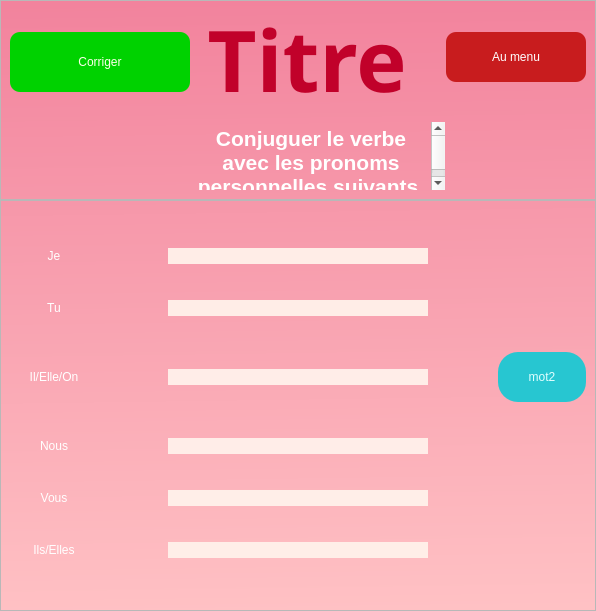
<?xml version="1.0" encoding="UTF-8"?>
<ui version="4.0">
 <class>MainWindow</class>
 <widget class="QMainWindow" name="MainWindow">
  <property name="geometry">
   <rect>
    <x>0</x>
    <y>0</y>
    <width>596</width>
    <height>611</height>
   </rect>
  </property>
  <property name="windowTitle">
   <string>MainWindow</string>
  </property>
  <widget class="QWidget" name="centralwidget">
   <property name="styleSheet">
    <string notr="true">background-color:qlineargradient(spread:pad, x1:0.511737, y1:0, x2:0.526, y2:1, stop:0 rgba(242, 131, 157, 255), stop:1 rgba(255, 193, 196, 255))</string>
   </property>
   <layout class="QGridLayout" name="gridLayout_3">
    <property name="leftMargin">
     <number>0</number>
    </property>
    <property name="topMargin">
     <number>0</number>
    </property>
    <property name="rightMargin">
     <number>0</number>
    </property>
    <property name="bottomMargin">
     <number>0</number>
    </property>
    <property name="spacing">
     <number>0</number>
    </property>
    <item row="1" column="0">
     <widget class="QFrame" name="content_frame">
      <property name="styleSheet">
       <string notr="true">background-color: rgb(a255, 255, 255,0);</string>
      </property>
      <property name="frameShape">
       <enum>QFrame::StyledPanel</enum>
      </property>
      <property name="frameShadow">
       <enum>QFrame::Raised</enum>
      </property>
      <layout class="QGridLayout" name="gridLayout_2">
       <property name="leftMargin">
        <number>9</number>
       </property>
       <property name="topMargin">
        <number>21</number>
       </property>
       <property name="rightMargin">
        <number>9</number>
       </property>
       <property name="bottomMargin">
        <number>20</number>
       </property>
       <property name="horizontalSpacing">
        <number>70</number>
       </property>
       <property name="verticalSpacing">
        <number>10</number>
       </property>
       <item row="6" column="1">
        <widget class="QLineEdit" name="word3_guess">
         <property name="maximumSize">
          <size>
           <width>260</width>
           <height>16777215</height>
          </size>
         </property>
         <property name="styleSheet">
          <string notr="true">border-radius:10px;
background-color: rgba(255, 239, 233, 250);
font: 20pt &quot;Calisto MT&quot;;
color: rgb(43, 43, 43);</string>
         </property>
         <property name="alignment">
          <set>Qt::AlignCenter</set>
         </property>
        </widget>
       </item>
       <item row="5" column="1">
        <widget class="QLineEdit" name="word2_guess">
         <property name="maximumSize">
          <size>
           <width>260</width>
           <height>16777215</height>
          </size>
         </property>
         <property name="layoutDirection">
          <enum>Qt::LeftToRight</enum>
         </property>
         <property name="autoFillBackground">
          <bool>false</bool>
         </property>
         <property name="styleSheet">
          <string notr="true">border-radius:10px;
background-color: rgba(255, 239, 233, 250);
font: 20pt &quot;Calisto MT&quot;;
color: rgb(43, 43, 43);</string>
         </property>
         <property name="text">
          <string/>
         </property>
         <property name="alignment">
          <set>Qt::AlignHCenter|Qt::AlignTop</set>
         </property>
        </widget>
       </item>
       <item row="4" column="1">
        <widget class="QLineEdit" name="word1_guess">
         <property name="maximumSize">
          <size>
           <width>260</width>
           <height>16777215</height>
          </size>
         </property>
         <property name="styleSheet">
          <string notr="true">border-radius:10px;
background-color: rgba(255, 239, 233, 250);
font: 20pt &quot;Calisto MT&quot;;
color: rgb(43, 43, 43);</string>
         </property>
         <property name="alignment">
          <set>Qt::AlignCenter</set>
         </property>
        </widget>
       </item>
       <item row="7" column="1">
        <widget class="QLineEdit" name="word4_guess">
         <property name="maximumSize">
          <size>
           <width>260</width>
           <height>16777215</height>
          </size>
         </property>
         <property name="styleSheet">
          <string notr="true">border-radius:10px;
background-color: rgba(255, 239, 233, 250);
font: 20pt &quot;Calisto MT&quot;;
color: rgb(43, 43, 43);</string>
         </property>
         <property name="alignment">
          <set>Qt::AlignCenter</set>
         </property>
        </widget>
       </item>
       <item row="4" column="0">
        <widget class="QLabel" name="label_2">
         <property name="styleSheet">
          <string notr="true">color: rgb(255, 255, 255);
font: 700 26pt &quot;Verdana&quot;;</string>
         </property>
         <property name="text">
          <string>Je</string>
         </property>
         <property name="alignment">
          <set>Qt::AlignCenter</set>
         </property>
        </widget>
       </item>
       <item row="6" column="2">
        <widget class="QPushButton" name="lvl_verb">
         <property name="minimumSize">
          <size>
           <width>0</width>
           <height>50</height>
          </size>
         </property>
         <property name="maximumSize">
          <size>
           <width>260</width>
           <height>16777215</height>
          </size>
         </property>
         <property name="styleSheet">
          <string notr="true">border-radius:20px;
background-color:rgb(39, 198, 209);
border-color: rgb(108, 108, 108);
font: 700 24pt &quot;Book Antiqua&quot;;
color:rgb(225, 255, 255);</string>
         </property>
         <property name="text">
          <string>mot2</string>
         </property>
        </widget>
       </item>
       <item row="8" column="1">
        <widget class="QLineEdit" name="word5_guess">
         <property name="maximumSize">
          <size>
           <width>260</width>
           <height>16777215</height>
          </size>
         </property>
         <property name="styleSheet">
          <string notr="true">border-radius:10px;
background-color: rgba(255, 239, 233, 250);
font: 20pt &quot;Calisto MT&quot;;
color: rgb(43, 43, 43);</string>
         </property>
         <property name="alignment">
          <set>Qt::AlignCenter</set>
         </property>
        </widget>
       </item>
       <item row="9" column="1">
        <widget class="QLineEdit" name="word6_guess">
         <property name="maximumSize">
          <size>
           <width>260</width>
           <height>16777215</height>
          </size>
         </property>
         <property name="styleSheet">
          <string notr="true">border-radius:10px;
background-color: rgba(255, 239, 233, 250);
font: 20pt &quot;Calisto MT&quot;;
color: rgb(43, 43, 43);</string>
         </property>
         <property name="alignment">
          <set>Qt::AlignCenter</set>
         </property>
        </widget>
       </item>
       <item row="5" column="0">
        <widget class="QLabel" name="label_3">
         <property name="styleSheet">
          <string notr="true">color: rgb(255, 255, 255);
font: 700 26pt &quot;Verdana&quot;;</string>
         </property>
         <property name="text">
          <string>Tu</string>
         </property>
         <property name="alignment">
          <set>Qt::AlignCenter</set>
         </property>
        </widget>
       </item>
       <item row="6" column="0">
        <widget class="QLabel" name="label_4">
         <property name="styleSheet">
          <string notr="true">color: rgb(255, 255, 255);
font: 700 26pt &quot;Verdana&quot;;</string>
         </property>
         <property name="text">
          <string>Il/Elle/On</string>
         </property>
         <property name="alignment">
          <set>Qt::AlignCenter</set>
         </property>
        </widget>
       </item>
       <item row="7" column="0">
        <widget class="QLabel" name="label_5">
         <property name="styleSheet">
          <string notr="true">color: rgb(255, 255, 255);
font: 700 26pt &quot;Verdana&quot;;</string>
         </property>
         <property name="text">
          <string>Nous</string>
         </property>
         <property name="alignment">
          <set>Qt::AlignCenter</set>
         </property>
        </widget>
       </item>
       <item row="8" column="0">
        <widget class="QLabel" name="label_6">
         <property name="styleSheet">
          <string notr="true">color: rgb(255, 255, 255);
font: 700 26pt &quot;Verdana&quot;;</string>
         </property>
         <property name="text">
          <string>Vous</string>
         </property>
         <property name="alignment">
          <set>Qt::AlignCenter</set>
         </property>
        </widget>
       </item>
       <item row="9" column="0">
        <widget class="QLabel" name="label_7">
         <property name="styleSheet">
          <string notr="true">color: rgb(255, 255, 255);
font: 700 26pt &quot;Verdana&quot;;</string>
         </property>
         <property name="text">
          <string>Ils/Elles</string>
         </property>
         <property name="alignment">
          <set>Qt::AlignCenter</set>
         </property>
        </widget>
       </item>
      </layout>
     </widget>
    </item>
    <item row="0" column="0">
     <widget class="QFrame" name="title_frame">
      <property name="sizePolicy">
       <sizepolicy hsizetype="MinimumExpanding" vsizetype="Preferred">
        <horstretch>0</horstretch>
        <verstretch>0</verstretch>
       </sizepolicy>
      </property>
      <property name="maximumSize">
       <size>
        <width>16777215</width>
        <height>200</height>
       </size>
      </property>
      <property name="styleSheet">
       <string notr="true">background-color: rgb(a255, 255, 255,0);</string>
      </property>
      <property name="frameShape">
       <enum>QFrame::StyledPanel</enum>
      </property>
      <property name="frameShadow">
       <enum>QFrame::Raised</enum>
      </property>
      <layout class="QGridLayout" name="gridLayout">
       <property name="leftMargin">
        <number>9</number>
       </property>
       <property name="topMargin">
        <number>0</number>
       </property>
       <property name="rightMargin">
        <number>9</number>
       </property>
       <property name="bottomMargin">
        <number>8</number>
       </property>
       <property name="horizontalSpacing">
        <number>0</number>
       </property>
       <property name="verticalSpacing">
        <number>8</number>
       </property>
       <item row="0" column="1">
        <widget class="QPushButton" name="btn_correct">
         <property name="sizePolicy">
          <sizepolicy hsizetype="Preferred" vsizetype="Maximum">
           <horstretch>0</horstretch>
           <verstretch>0</verstretch>
          </sizepolicy>
         </property>
         <property name="minimumSize">
          <size>
           <width>180</width>
           <height>60</height>
          </size>
         </property>
         <property name="maximumSize">
          <size>
           <width>140</width>
           <height>50</height>
          </size>
         </property>
         <property name="styleSheet">
          <string notr="true">background-color: rgb(0, 210, 0);
border-radius: 10px;
color: rgb(252, 255, 234);
font: 700 18pt &quot;Segoe UI Variable Text&quot;;</string>
         </property>
         <property name="text">
          <string>Corriger</string>
         </property>
        </widget>
       </item>
       <item row="1" column="2">
        <widget class="QTextBrowser" name="textBrowser">
         <property name="styleSheet">
          <string notr="true">background-color: rgba(255, 255, 255,0);</string>
         </property>
         <property name="html">
          <string>&lt;!DOCTYPE HTML PUBLIC &quot;-//W3C//DTD HTML 4.0//EN&quot; &quot;http://www.w3.org/TR/REC-html40/strict.dtd&quot;&gt;
&lt;html&gt;&lt;head&gt;&lt;meta name=&quot;qrichtext&quot; content=&quot;1&quot; /&gt;&lt;meta charset=&quot;utf-8&quot; /&gt;&lt;style type=&quot;text/css&quot;&gt;
p, li { white-space: pre-wrap; }
hr { height: 1px; border-width: 0; }
&lt;/style&gt;&lt;/head&gt;&lt;body style=&quot; font-family:'Segoe UI'; font-size:9pt; font-weight:400; font-style:normal;&quot;&gt;
&lt;p align=&quot;center&quot; style=&quot; margin-top:0px; margin-bottom:0px; margin-left:0px; margin-right:0px; -qt-block-indent:0; text-indent:0px;&quot;&gt;&lt;span style=&quot; font-size:16pt; font-weight:700; color:#ffffff;&quot;&gt;Conjuguer le verbe avec les pronoms personnelles suivants.&lt;/span&gt;&lt;/p&gt;&lt;/body&gt;&lt;/html&gt;</string>
         </property>
        </widget>
       </item>
       <item row="0" column="3">
        <widget class="QPushButton" name="btn_goto_menu">
         <property name="sizePolicy">
          <sizepolicy hsizetype="Preferred" vsizetype="Preferred">
           <horstretch>0</horstretch>
           <verstretch>0</verstretch>
          </sizepolicy>
         </property>
         <property name="minimumSize">
          <size>
           <width>140</width>
           <height>50</height>
          </size>
         </property>
         <property name="maximumSize">
          <size>
           <width>140</width>
           <height>50</height>
          </size>
         </property>
         <property name="styleSheet">
          <string notr="true">background-color: rgb(200, 28, 30);
color: white;
font: 600 16pt &quot;Segoe UI Semibold&quot;;
border-radius: 10px;</string>
         </property>
         <property name="text">
          <string>Au menu</string>
         </property>
        </widget>
       </item>
       <item row="0" column="2">
        <widget class="QLabel" name="lvl_title">
         <property name="minimumSize">
          <size>
           <width>20</width>
           <height>0</height>
          </size>
         </property>
         <property name="maximumSize">
          <size>
           <width>16777215</width>
           <height>120</height>
          </size>
         </property>
         <property name="font">
          <font>
           <family>Tw Cen MT</family>
           <pointsize>64</pointsize>
           <italic>false</italic>
           <bold>true</bold>
          </font>
         </property>
         <property name="styleSheet">
          <string notr="true">color:rgb(193, 1, 42);
font: 700 64pt &quot;Tw Cen MT&quot;;</string>
         </property>
         <property name="text">
          <string>Titre </string>
         </property>
         <property name="alignment">
          <set>Qt::AlignHCenter|Qt::AlignTop</set>
         </property>
        </widget>
       </item>
      </layout>
     </widget>
    </item>
   </layout>
  </widget>
 </widget>
 <resources/>
 <connections/>
</ui>
